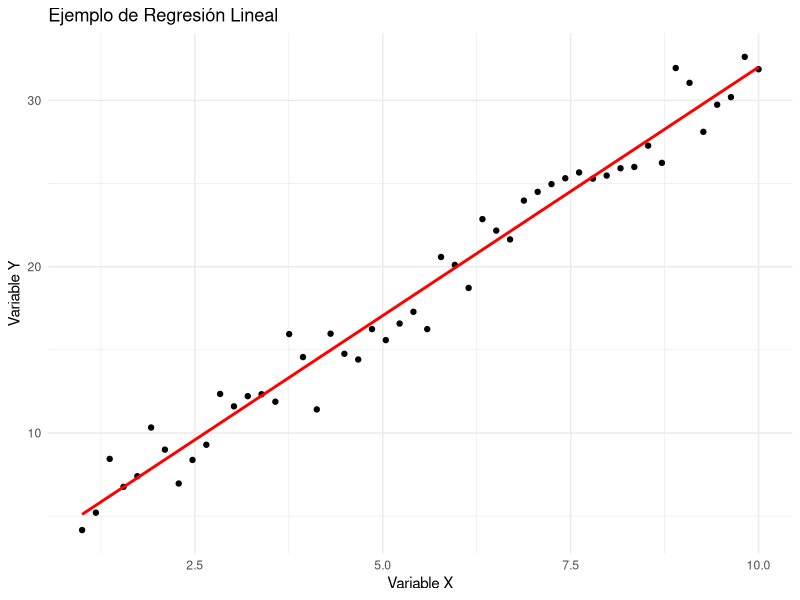
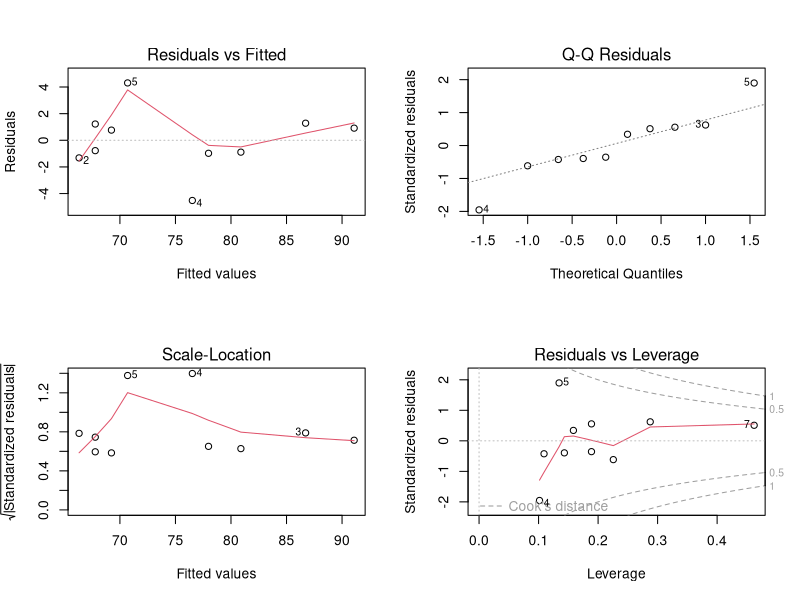
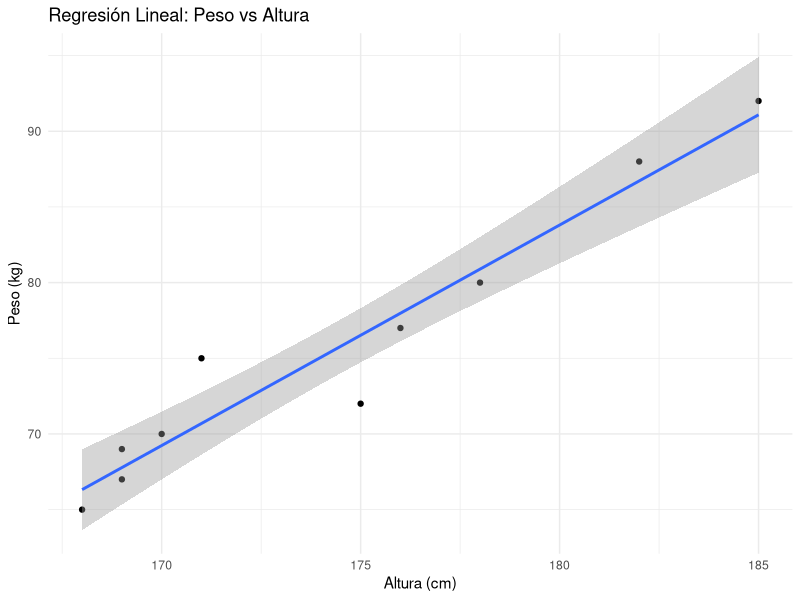

Reproduce these figures in R, in order.
## ---- chunk 1
#| include: false
knitr::opts_chunk$set(
  echo = TRUE,
  message = FALSE,
  warning = FALSE,
  out.width = "100%",
  fig.align = "center"
)
options(width = 40)
## ---- chunk 2
#| echo: false
# Generar datos de ejemplo
set.seed(123)
x <- seq(1, 10, length.out = 50)
y <- 2 + 3*x + rnorm(50, 0, 1.5)
datos <- data.frame(x = x, y = y)

# Crear gráfico con ggplot2
library(ggplot2)
ggplot(datos, aes(x = x, y = y)) +
  geom_point() +
  geom_smooth(method = "lm", se = FALSE, color = "red") +
  labs(title = "Ejemplo de Regresión Lineal",
       x = "Variable X",
       y = "Variable Y") +
  theme_minimal()
## ---- chunk 3
#| echo: true
# Crear datos de ejemplo
peso <- c(70, 65, 88, 72, 75, 67, 92, 69, 77, 80)
altura <- c(170, 168, 182, 175, 171, 169, 185, 169, 176, 178)

# Ajustar modelo
modelo <- lm(peso ~ altura)

# Ver resultados
summary(modelo)
## ---- chunk 4
#| echo: false
par(mfrow = c(2,2))
plot(modelo)
## ---- chunk 5
#| echo: true
# Crear nuevos datos
nuevas_alturas <- data.frame(altura = c(175, 180))

# Realizar predicción
predict(modelo, nuevas_alturas, interval = "confidence")
## ---- chunk 6
#| echo: false
ggplot(data.frame(altura, peso), aes(x = altura, y = peso)) +
  geom_point() +
  geom_smooth(method = "lm", se = TRUE) +
  labs(title = "Regresión Lineal: Peso vs Altura",
       x = "Altura (cm)",
       y = "Peso (kg)") +
  theme_minimal()
